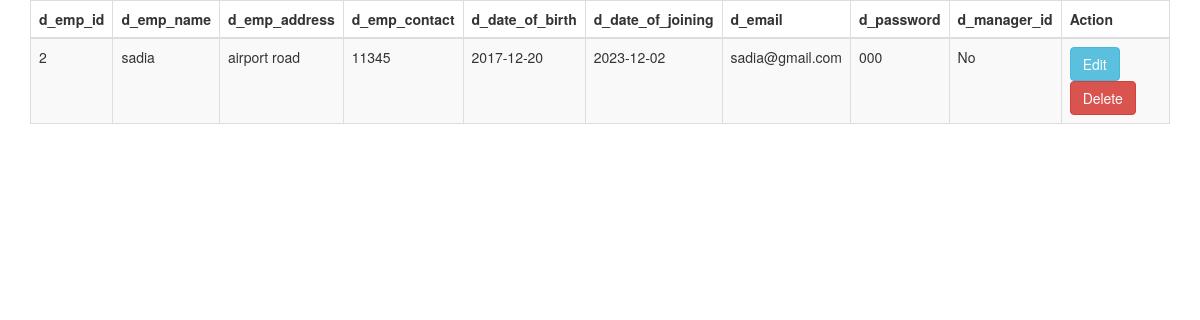
The page /admin_dataManager.php on the database its author committed.
### tables this page shows
CREATE TABLE `data_management_emp` (
  `d_emp_id` int(10) NOT NULL,
  `d_emp_name` varchar(30) DEFAULT NULL,
  `d_emp_address` varchar(200) DEFAULT NULL,
  `d_emp_contact` int(15) DEFAULT NULL,
  `d_date_of_birth` date DEFAULT NULL,
  `d_date_of_joining` date DEFAULT NULL,
  `d_year_of_experience` int(3) DEFAULT NULL,
  `d_email` varchar(100) DEFAULT NULL,
  `d_password` varchar(200) DEFAULT NULL,
  `d_manager_id` int(10) DEFAULT NULL,
  `d_dept_id` int(5) DEFAULT NULL
);

### admin_dataManager.php (the view, shortened to what this page needs)
<?php
include "./dataBase_Connection.php";
$sql = "SELECT * FROM data_management_emp";
$result = $conn->query($sql);
?>
<!DOCTYPE html>
<html lang="en">
<head>
    <link rel="stylesheet" href="https://maxcdn.bootstrapcdn.com/bootstrap/3.4.0/css/bootstrap.min.css">
</head>
<body>
    <div class="container">
        <table class="table table-bordered table-striped">
            <thead>
                <tr>
                    <th>d_emp_id</th>
                    <th>d_emp_name</th>
                    <th>d_emp_address</th>
                    <th>d_emp_contact</th>
                    <th>d_date_of_birth</th>
                    <th>d_date_of_joining</th>
                    <th>d_email</th>
                    <th>d_password</th>
                    <th>d_manager_id</th>
                    <th>Action</th>
                </tr>
            </thead>
            <tbody>
        <?php
            if ($result->num_rows > 0) {
                while ($row = $result->fetch_assoc()) {
        ?>
                    <tr>
                    <td><?php echo $row['d_emp_id']; ?></td>
                    <td><?php echo $row['d_emp_name']; ?></td>
                    <td><?php echo $row['d_emp_address']; ?></td>
                    <td><?php echo $row['d_emp_contact']; ?></td>
                    <td><?php echo $row['d_date_of_birth']; ?></td>
                    <td><?php echo $row['d_date_of_joining']; ?></td>
                    <td><?php echo $row['d_email']; ?></td>
                    <td><?php echo $row['d_password']; ?></td>
                    <td><?php echo $row['d_manager_id'] ? $row['d_manager_id'] : 'No'; ?></td>
                    <td>
                        <a class="btn btn-info" href="admin_dataManager_update.php?d_emp_id=<?php echo $row['d_emp_id']; ?>">Edit</a>
                        <a class="btn btn-danger" href="admin_dataManager_delete.php?id=<?php echo $row['d_emp_id']; ?>">Delete</a>
                    </td>
                    </tr>
        <?php
                }
            }
        ?>
    </tbody>
</table>
    </div>
</body>
</html>

### rows shown on the page
data_management_emp: d_emp_id "2", d_emp_name "sadia", d_emp_address "airport road", d_emp_contact "11345", d_date_of_birth "2017-12-20", d_date_of_joining "2023-12-02", d_email "sadia@gmail.com", d_password "000", shows "No"
